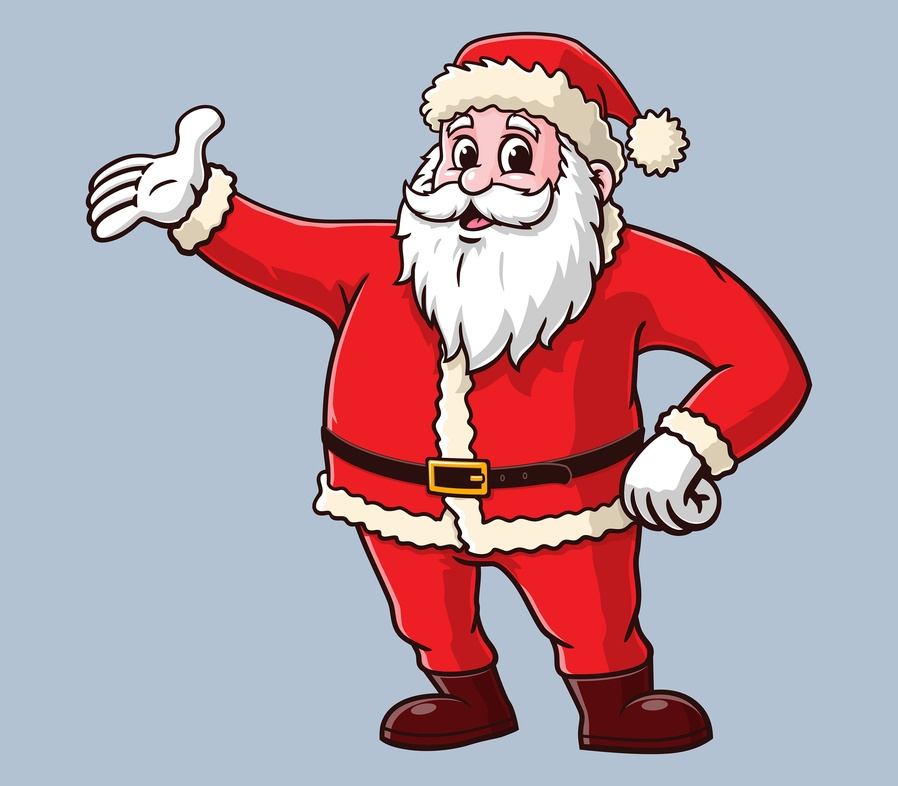
#> input picture Convertisseur_bw/noelhi.jpg, 898 x 786 px, shrunk from 3000 x 2625 before the run
$ python tobw.py
#> lines starting #> are read from the running program, lines starting #| are printed output that depends on the picture
from PIL import Image

def convertir_noir_blanc(nom_fichier, nom_sortie):

#> called with nom_fichier = 'noelhi.jpg', nom_sortie = 'noelhi_bw.jpg'
    img = Image.open(nom_fichier).convert("RGB")
#> img is the input picture: PIL image 898x786 RGB; mean R, G, B 180.9, 158.7, 169.1

    largeur, hauteur = img.size
#> largeur = 898; hauteur = 786
    bw_img = Image.new("L", (largeur, hauteur))
#> bw_img: PIL image 898x786 L; every value is 0

    for x in range(largeur):
        for y in range(hauteur):
            r, g, b = img.getpixel((x, y))
            gray = (r + g + b) // 3
            bw_img.putpixel((x, y), gray)
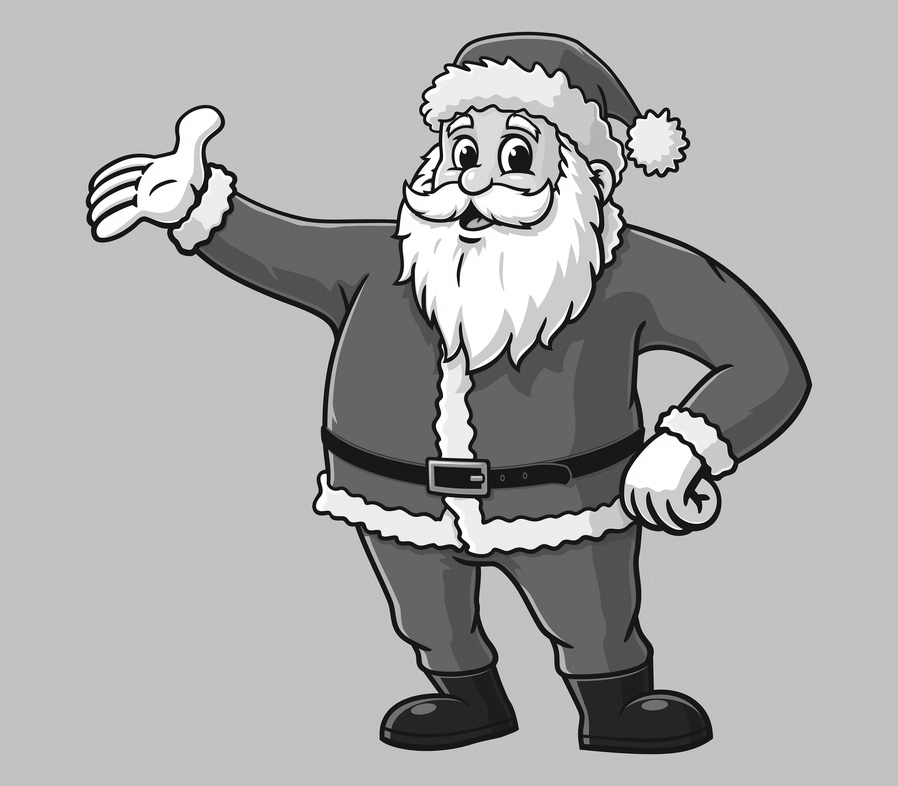
#> bw_img: PIL image 898x786 L; min 2, max 255, mean 169.5

    bw_img.save(nom_sortie)
    print(f"✔ Image convertie en noir et blanc : {nom_sortie}")

convertir_noir_blanc("noelhi.jpg", "noelhi_bw.jpg")
